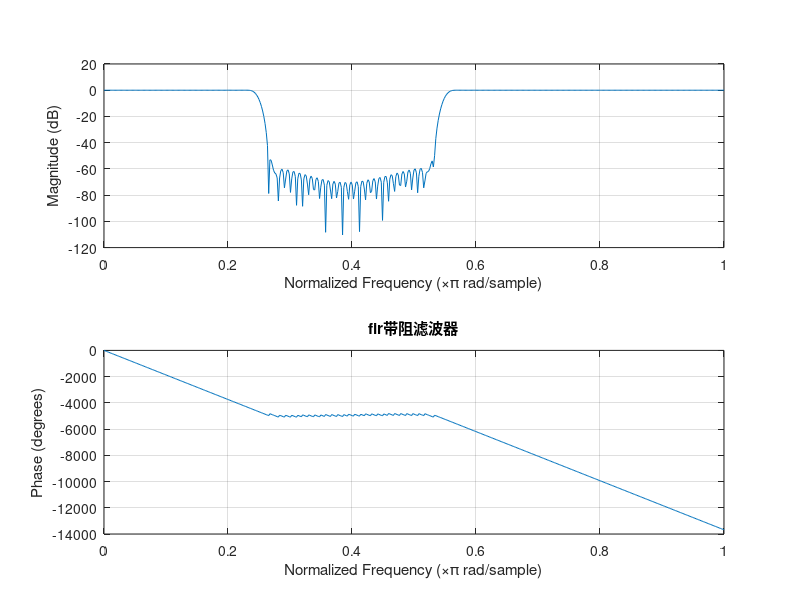

Write the MATLAB code that produced this figure. (Note: this script raises an error after producing the figure.)
%%%%%%%%%%%%%%%%%%%%%%%%%%%%%%%%%%%%%%%%%%%%%%%%%%%%%%%%%%%%%%%
%% 基本参数
%%%%%%%%%%%%%%%%%%%%%%%%%%%%%%%%%%%%%%%%%%%%%%%%%%%%%%%%%%%%%%%
clc;clear;close all;

Fs=2000; % 采样频率
fs1=300;fs2=500;
fp1=200;fp2=600;
rs=40;


%% 归一化角频率
ws1=2*fs1/Fs*pi;ws2=2*fs2/Fs*pi;
wp1=2*fp1/Fs*pi;wp2=2*fp2/Fs*pi;

%%%%%%%%%%%%%%%%%%%%%%%%%%%%%%%%%%%%%%%%%%%%%%%%%%%%%%%%%%%%%%%
%% fir窗函数设计
%%%%%%%%%%%%%%%%%%%%%%%%%%%%%%%%%%%%%%%%%%%%%%%%%%%%%%%%%%%%%%%

deltaw=max(ws1-wp1,wp2-ws2)/pi;
N=ceil(2*pi*3.3/deltaw);
N=mod(N,2)+N;

window=hamming(N+1);

Wn=[ws1+wp1,ws2+wp2]/2/pi;

b=fir1(N, Wn, 'stop', window);

figure;
freqz(b,1);
title('fir带阻滤波器');

%%%%%%%%%%%%%%%%%%%%%%%%%%%%%%%%%%%%%%%%%%%%%%%%%%%%%%%%%%%%%%%
%% iir巴特沃斯设计
%%%%%%%%%%%%%%%%%%%%%%%%%%%%%%%%%%%%%%%%%%%%%%%%%%%%%%%%%%%%%%%

Wp=2*[tan(wp1/2),tan(wp2/2)]*Fs;
Ws=2*[tan(ws1/2),tan(ws2/2)]*Fs;

wo=2*sqrt(tan(wp1/2)*tan(wp2/2))*Fs;
bw=2*(tan(wp1/2)-tan(wp2/2))*Fs;
n=buttord(Wp,Ws,1,rs,'s');
[z,p,k]=buttap(n);
[b,a]=zp2tf(z,p,k);
[b1,a1]=lp2bs(b,a,wo,bw);
figure;
freqs(b1,a1);
title('iir模拟巴特沃斯带阻滤波器');
[bz,az]=bilinear(b1,a1,Fs);
figure;
freqz(bz,az);
title('iir巴特沃斯数字滤波器')

%%%%%%%%%%%%%%%%%%%%%%%%%%%%%%%%%%%%%%%%%%%%%%%%%%%%%%%%%%%%%%%
%% iir切比雪夫设计
%%%%%%%%%%%%%%%%%%%%%%%%%%%%%%%%%%%%%%%%%%%%%%%%%%%%%%%%%%%%%%%
wo=sqrt(wp1*wp2)*Fs;
bw=(wp2-wp1)*Fs;
[n,rp]=cheb1ord(Wp,Ws,1,rs,'s');
[z,p,k]=cheb1ap(n,1);
[b,a]=zp2tf(z,p,k);
[b1,a1]=lp2bs(b,a,wo,bw);
figure;
freqs(b1,a1);
title('iir模拟切比雪夫带阻滤波器');
[bz,az]=bilinear(b1,a1,Fs);
figure;
freqz(bz,az);
title('iir数字切比雪夫滤波器')
